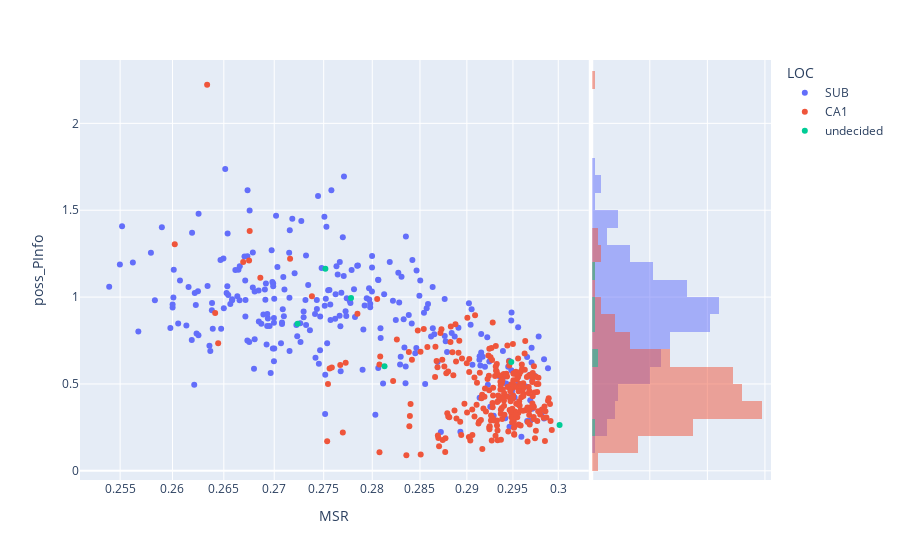

Notebook code for this chart:
### Code cell
import plotly.express as px


px.scatter(data_frame=df, x='MSR', y='poss_PInfo',color='LOC', log_x=True,hover_name="NeuID", hover_data=["RatID","task"],marginal_y='histogram')

#px.scatter(data_frame=data, x='Nspikes', y=['MSR','poss_MSR'],color='LOC', log_x=True,hover_name="NeuID", hover_data=["task"],marginal_y='histogram')

### Figure 1 — Plotly figure (JSON) as saved in the notebook; plotly's stock layout.template omitted (floating-point values rounded to 4 significant figures; data arrays with more than 128 entries replaced by an {"elided": "..."} marker saying what was removed)
{"data": [{"customdata": {"elided": "265x2 mixed values"}, "hovertemplate": "<b>%{hovertext}</b><br><br>LOC=SUB<br>MSR=%{x}<br>poss_PInfo=%{y}<br>RatID=%{customdata[0]}<br>task=%{customdata[1]}<extra></extra>", "hovertext": {"elided": "265 int values"}, "legendgroup": "SUB", "marker": {"color": "#636efa", "symbol": "circle"}, "mode": "markers", "name": "SUB", "orientation": "v", "showlegend": true, "type": "scatter", "x": {"elided": "265 float values"}, "xaxis": "x", "y": {"elided": "265 float values"}, "yaxis": "y"}, {"alignmentgroup": "True", "bingroup": "y", "hovertemplate": "LOC=SUB<br>poss_PInfo=%{y}<br>count=%{x}<extra></extra>", "legendgroup": "SUB", "marker": {"color": "#636efa"}, "name": "SUB", "offsetgroup": "SUB", "opacity": 0.5, "showlegend": false, "type": "histogram", "xaxis": "x2", "y": {"elided": "265 float values"}, "yaxis": "y2"}, {"customdata": {"elided": "272x2 mixed values"}, "hovertemplate": "<b>%{hovertext}</b><br><br>LOC=CA1<br>MSR=%{x}<br>poss_PInfo=%{y}<br>RatID=%{customdata[0]}<br>task=%{customdata[1]}<extra></extra>", "hovertext": {"elided": "272 int values"}, "legendgroup": "CA1", "marker": {"color": "#EF553B", "symbol": "circle"}, "mode": "markers", "name": "CA1", "orientation": "v", "showlegend": true, "type": "scatter", "x": {"elided": "272 float values"}, "xaxis": "x", "y": {"elided": "272 float values"}, "yaxis": "y"}, {"alignmentgroup": "True", "bingroup": "y", "hovertemplate": "LOC=CA1<br>poss_PInfo=%{y}<br>count=%{x}<extra></extra>", "legendgroup": "CA1", "marker": {"color": "#EF553B"}, "name": "CA1", "offsetgroup": "CA1", "opacity": 0.5, "showlegend": false, "type": "histogram", "xaxis": "x2", "y": {"elided": "272 float values"}, "yaxis": "y2"}, {"customdata": [[24101, "fm"], [24101, "fm"], [24101, "fm"], [24101, "of"], [24101, "of"], [24101, "of"]], "hovertemplate": "<b>%{hovertext}</b><br><br>LOC=undecided<br>MSR=%{x}<br>poss_PInfo=%{y}<br>RatID=%{customdata[0]}<br>task=%{customdata[1]}<extra></extra>", "hovertext": [908, 909, 910, 913, 914, 915], "legendgroup": "undecided", "marker": {"color": "#00cc96", "symbol": "circle"}, "mode": "markers", "name": "undecided", "orientation": "v", "showlegend": true, "type": "scatter", "x": [0.2948, 0.2752, 0.2778, 0.3001, 0.2723, 0.2813], "xaxis": "x", "y": [0.627, 1.164, 0.9953, 0.2635, 0.8468, 0.6012], "yaxis": "y"}, {"alignmentgroup": "True", "bingroup": "y", "hovertemplate": "LOC=undecided<br>poss_PInfo=%{y}<br>count=%{x}<extra></extra>", "legendgroup": "undecided", "marker": {"color": "#00cc96"}, "name": "undecided", "offsetgroup": "undecided", "opacity": 0.5, "showlegend": false, "type": "histogram", "xaxis": "x2", "y": [0.627, 1.164, 0.9953, 0.2635, 0.8468, 0.6012], "yaxis": "y2"}], "layout": {"barmode": "overlay", "legend": {"title": {"text": "LOC"}, "tracegroupgap": 0}, "margin": {"t": 60}, "xaxis": {"anchor": "y", "domain": [0, 0.7363], "title": {"text": "MSR"}, "type": "log"}, "xaxis2": {"anchor": "y2", "domain": [0.7413, 1], "matches": "x2", "showgrid": true, "showline": false, "showticklabels": false, "ticks": ""}, "yaxis": {"anchor": "x", "domain": [0, 1], "title": {"text": "poss_PInfo"}}, "yaxis2": {"anchor": "x2", "domain": [0, 1], "matches": "y", "showgrid": true, "showticklabels": false}}}
